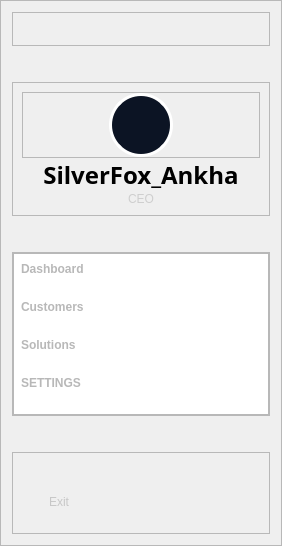
        <widget class="QFrame" name="frame_3">
         <property name="frameShape">
          <enum>QFrame::StyledPanel</enum>
         </property>
         <property name="frameShadow">
          <enum>QFrame::Raised</enum>
         </property>
         <layout class="QVBoxLayout" name="verticalLayout_12" stretch="0,1,2,1">
          <property name="spacing">
           <number>36</number>
          </property>
          <item>
           <widget class="QFrame" name="frame_7">
            <property name="frameShape">
             <enum>QFrame::StyledPanel</enum>
            </property>
            <property name="frameShadow">
             <enum>QFrame::Raised</enum>
            </property>
            <layout class="QHBoxLayout" name="horizontalLayout_17">
             <property name="spacing">
              <number>0</number>
             </property>
             <property name="leftMargin">
              <number>0</number>
             </property>
             <property name="topMargin">
              <number>0</number>
             </property>
             <property name="rightMargin">
              <number>0</number>
             </property>
             <property name="bottomMargin">
              <number>0</number>
             </property>
             <item>
              <widget class="QWidget" name="widget_7" native="true">
               <property name="minimumSize">
                <size>
                 <width>0</width>
                 <height>32</height>
                </size>
               </property>
               <property name="maximumSize">
                <size>
                 <width>16777215</width>
                 <height>32</height>
                </size>
               </property>
               <property name="styleSheet">
                <string notr="true">image: url(:/svg/Morikawa/01_Data/img/logo/443px.png);</string>
               </property>
              </widget>
             </item>
            </layout>
           </widget>
          </item>
          <item>
           <widget class="QFrame" name="frame_8">
            <property name="frameShape">
             <enum>QFrame::StyledPanel</enum>
            </property>
            <property name="frameShadow">
             <enum>QFrame::Raised</enum>
            </property>
            <layout class="QVBoxLayout" name="verticalLayout_11">
             <property name="spacing">
              <number>0</number>
             </property>
             <item>
              <widget class="QFrame" name="frame_12">
               <property name="frameShape">
                <enum>QFrame::StyledPanel</enum>
               </property>
               <property name="frameShadow">
                <enum>QFrame::Raised</enum>
               </property>
               <layout class="QHBoxLayout" name="horizontalLayout_14">
                <property name="spacing">
                 <number>0</number>
                </property>
                <property name="leftMargin">
                 <number>0</number>
                </property>
                <property name="topMargin">
                 <number>0</number>
                </property>
                <property name="rightMargin">
                 <number>0</number>
                </property>
                <property name="bottomMargin">
                 <number>0</number>
                </property>
                <item>
                 <widget class="QWidget" name="widget_6" native="true">
                  <property name="minimumSize">
                   <size>
                    <width>64</width>
                    <height>64</height>
                   </size>
                  </property>
                  <property name="maximumSize">
                   <size>
                    <width>64</width>
                    <height>64</height>
                   </size>
                  </property>
                  <property name="styleSheet">
                   <string notr="true">image: url(:/svg/img/img/image.png);
border:3px solid rgb(255, 255, 255);
background-color: rgb(12, 20, 36);
border-radius:32px</string>
                  </property>
                 </widget>
                </item>
               </layout>
              </widget>
             </item>
             <item>
              <widget class="QLabel" name="label_23">
               <property name="font">
                <font>
                 <family>Microsoft YaHei</family>
                 <pointsize>18</pointsize>
                 <weight>75</weight>
                 <bold>true</bold>
                </font>
               </property>
               <property name="text">
                <string>SilverFox_Ankha</string>
               </property>
               <property name="alignment">
                <set>Qt::AlignCenter</set>
               </property>
              </widget>
             </item>
             <item>
              <widget class="QLabel" name="label_24">
               <property name="styleSheet">
                <string notr="true">color: rgb(206, 206, 206);</string>
               </property>
               <property name="text">
                <string>CEO</string>
               </property>
               <property name="alignment">
                <set>Qt::AlignCenter</set>
               </property>
              </widget>
             </item>
            </layout>
           </widget>
          </item>
          <item>
           <widget class="QFrame" name="frame_9">
            <property name="frameShape">
             <enum>QFrame::StyledPanel</enum>
            </property>
            <property name="frameShadow">
             <enum>QFrame::Raised</enum>
            </property>
            <layout class="QHBoxLayout" name="horizontalLayout_15">
             <property name="spacing">
              <number>0</number>
             </property>
             <property name="leftMargin">
              <number>0</number>
             </property>
             <property name="topMargin">
              <number>0</number>
             </property>
             <property name="rightMargin">
              <number>0</number>
             </property>
             <property name="bottomMargin">
              <number>0</number>
             </property>
             <item>
              <widget class="QListWidget" name="listWidget_2">
               <property name="font">
                <font>
                 <weight>75</weight>
                 <bold>true</bold>
                </font>
               </property>
               <property name="styleSheet">
                <string notr="true">QListView {

}
QListView::item{
background-color: transparent;
	color: rgb(184, 184, 184);
padding:8px;
padding-left:4px;
margin-bottom:8px;
}
QListView::item:hover {
border-radius:8px;
	background-color: rgb(240, 240, 240)

}
QListView::item:selected {
	background-color: rgb(239, 239, 239);
	color: rgb(12, 20, 36);
border-radius:8px;
}
</string>
               </property>
               <property name="verticalScrollBarPolicy">
                <enum>Qt::ScrollBarAlwaysOff</enum>
               </property>
               <property name="horizontalScrollBarPolicy">
                <enum>Qt::ScrollBarAlwaysOff</enum>
               </property>
               <property name="currentRow">
                <number>-1</number>
               </property>
               <item>
                <property name="text">
                 <string>Dashboard</string>
                </property>
                <property name="icon">
                 <iconset resource="resources.qrc">
                  <normaloff>:/svg/img/svg/主页.png</normaloff>:/svg/img/svg/主页.png</iconset>
                </property>
               </item>
               <item>
                <property name="text">
                 <string>Customers</string>
                </property>
                <property name="icon">
                 <iconset resource="resources.qrc">
                  <normaloff>:/svg/img/svg/联系人.png</normaloff>:/svg/img/svg/联系人.png</iconset>
                </property>
               </item>
               <item>
                <property name="text">
                 <string>Solutions</string>
                </property>
                <property name="icon">
                 <iconset resource="resources.qrc">
                  <normaloff>:/svg/img/svg/博士帽.png</normaloff>:/svg/img/svg/博士帽.png</iconset>
                </property>
               </item>
               <item>
                <property name="text">
                 <string>SETTINGS</string>
                </property>
                <property name="icon">
                 <iconset resource="resources.qrc">
                  <normaloff>:/svg/img/svg/205设置.png</normaloff>:/svg/img/svg/205设置.png</iconset>
                </property>
               </item>
              </widget>
             </item>
            </layout>
           </widget>
          </item>
          <item>
           <widget class="QFrame" name="frame_10">
            <property name="frameShape">
             <enum>QFrame::StyledPanel</enum>
            </property>
            <property name="frameShadow">
             <enum>QFrame::Raised</enum>
            </property>
            <layout class="QHBoxLayout" name="horizontalLayout_16">
             <property name="spacing">
              <number>0</number>
             </property>
             <property name="leftMargin">
              <number>24</number>
             </property>
             <property name="topMargin">
              <number>0</number>
             </property>
             <property name="bottomMargin">
              <number>12</number>
             </property>
             <item alignment="Qt::AlignBottom">
              <widget class="QPushButton" name="pushButton_4">
               <property name="styleSheet">
                <string notr="true">color: rgb(199, 199, 199);
border:none;
text-align:left;
padding:12px;</string>
               </property>
               <property name="text">
                <string>Exit</string>
               </property>
               <property name="icon">
                <iconset resource="resources.qrc">
                 <normaloff>:/buttom/img/buttom/退出文件夹_folder-withdrawal.svg</normaloff>:/buttom/img/buttom/退出文件夹_folder-withdrawal.svg</iconset>
               </property>
              </widget>
             </item>
            </layout>
           </widget>
          </item>
         </layout>
        </widget>
